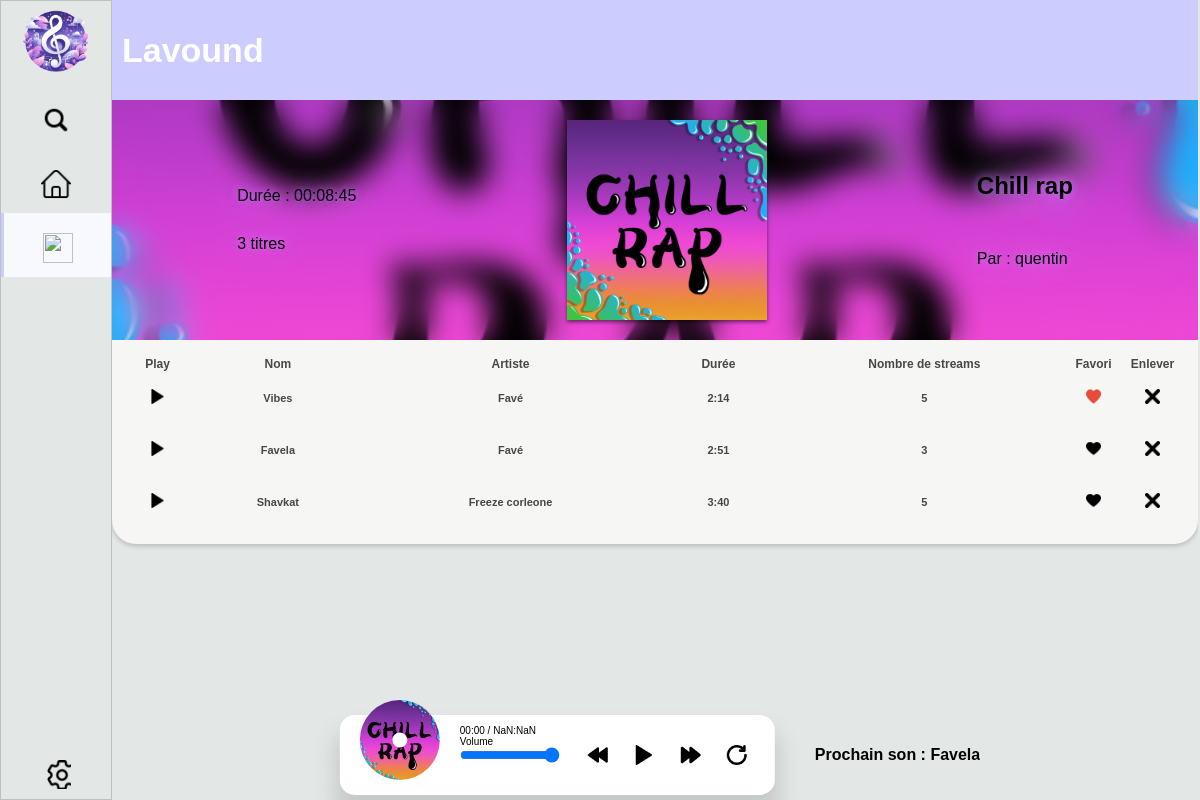
Before: /?action=playlist&id_playlist=1 (signed in) with the older database file.
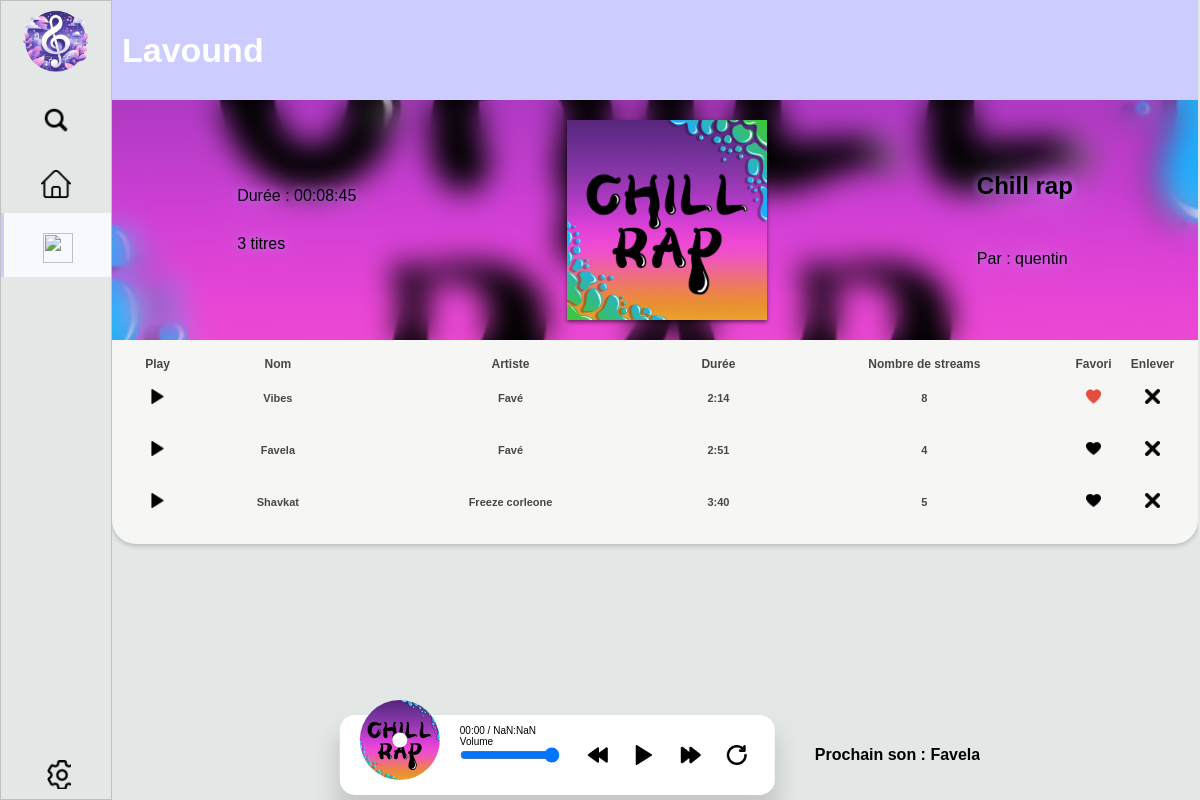
After: the same page with the newer database file.
### tables this page shows
CREATE TABLE MUSIQUE (
        id_musique INT PRIMARY KEY,
        nom_musique VARCHAR(255) NOT NULL,
        duree_musique TIME NOT NULL,
        son_musique VARCHAR(255) NOT NULL,
        nb_streams INT NOT NULL CHECK (nb_streams >= 0),
        id_album INT,
        FOREIGN KEY (id_album) REFERENCES ALBUM(id_album)
    );

### Classes/Modele/modele_bd/PlaylistPDO.php (called while the page is built, shortened)
<?php
class PlaylistPDO
{
    private $pdo;
    public function __construct(PDO $pdo)
    {
        $this->pdo = $pdo;
    }
    public function getPlaylistByIdPlaylist(int $id_playlist): ?Playlist
    {
        $requete_playlist = <<<EOF
        select id_playlist, nom_playlist, id_image, id_utilisateur from PLAYLIST where id_playlist = :id_playlist;
        EOF;
        try{
            $stmt = $this->pdo->prepare($requete_playlist);
            $stmt->bindParam("id_playlist", $id_playlist, PDO::PARAM_INT);
            $stmt->execute();
            $resultat = $stmt->fetch(PDO::FETCH_ASSOC);
            if ($resultat) {
                return new Playlist($resultat['id_playlist'], $resultat['nom_playlist'], $resultat['id_image'], $resultat['id_utilisateur']);
            } else {
                return null;
            }
        }
        catch (PDOException $e){
            var_dump($e->getMessage());
            return null;
        }
    }
    public function getMusiquesByIdPlaylist(int $id_playlist): array
    {
        $requete_musiques_playlist = <<<EOF
        select id_musique, nom_musique, duree_musique, son_musique, nb_streams, id_album from MUSIQUE natural join CONTENIR where id_playlist = :id_playlist;
        EOF;
        $les_musiques_playlist = array();
        try{
            $stmt = $this->pdo->prepare($requete_musiques_playlist);
            $stmt->bindParam("id_playlist", $id_playlist, PDO::PARAM_INT);
            $stmt->execute();
            $resultat = $stmt->fetchAll(PDO::FETCH_ASSOC);
            foreach ($resultat as $musique) {
                array_push($les_musiques_playlist, new Musique($musique['id_musique'], $musique['nom_musique'], $musique['duree_musique'], $musique['son_musique'], $musique['nb_streams'], $musique['id_album']));
            }
            return $les_musiques_playlist;
        }
        catch (PDOException $e){
            var_dump($e->getMessage());
            return $les_musiques_playlist;
        }
    }
}

### Classes/View/Template.php (called while the page is built, shortened)
<?php
final class Template
{
    private string $path;
    private string $layout;
    public function __construct(string $path)
    {
        $this->path = $path;
    }
    public function getPath(): string
    {
        return $this->path;
    }
    public function getLayout(): string
    {
        return $this->layout;
    }
    public function setLayout(string $layout): self
    {
        $this->layout = $layout;
        return $this;
    }
    public function compile(): string
    {
        require sprintf(
            '%s/%s.php',
            $this->getPath(),
            $this->getLayout()
        );
        return ob_get_clean();
    }
}

### Classes/Modele/modele_php/Playlist.php (called while the page is built, shortened)
<?php
class Playlist
{
    private $nom_playlist;
    public function __construct(int $id_playlist, string $nom_playlist, int $id_image, int $id_utilisateur)
    {
        $this->nom_playlist = $nom_playlist;
    }
    public function getNomPlaylist(): string
    {
        return $this->nom_playlist;
    }
}

### Classes/Modele/modele_php/Musique.php (called while the page is built, shortened)
<?php
class Musique
{
    private $id_musique;
    private $nom_musique;
    private $duree_musique;
    private $nb_streams;
    public function __construct(int $id_musique, string $nom_musique, string $duree_musique, string $son_musique, int $nb_streams, int $id_album)
    {
        $this->id_musique = $id_musique;
        $this->nom_musique = $nom_musique;
        $this->duree_musique = $duree_musique;
        $this->nb_streams = $nb_streams;
    }
    public function getIdMusique(): int
    {
        return $this->id_musique;
    }
    public function getNomMusique(): string
    {
        return $this->nom_musique;
    }
    public function getDureeMusique(): string
    {
        return $this->duree_musique;
    }
    public function getNbStreams(): int
    {
        return $this->nb_streams;
    }
}

### Classes/Modele/modele_bd/ArtistePDO.php (called while the page is built, shortened)
<?php
class ArtistePDO
{
    private $pdo;
    public function __construct(PDO $pdo)
    {
        $this->pdo = $pdo;
    }
    public function getArtisteByIdMusique(int $id_musique): ?Artiste
    {
        $requete_artiste = <<<EOF
        select id_artiste, nom_artiste, id_image from MUSIQUE natural join REALISER_PAR natural join ARTISTE where id_musique = :id_musique;
        EOF;
        try{
            $stmt = $this->pdo->prepare($requete_artiste);
            $stmt->bindParam("id_musique", $id_musique, PDO::PARAM_INT);
            $stmt->execute();
            $resultat = $stmt->fetch(PDO::FETCH_ASSOC);
            if ($resultat) {
                return new Artiste($resultat['id_artiste'], $resultat['nom_artiste'], $resultat['id_image']);
            } else {
                return null;
            }
        }
        catch (PDOException $e){
            var_dump($e->getMessage());
            return null;
        }
    }
}

### Classes/Modele/modele_php/Artiste.php (called while the page is built, shortened)
<?php
class Artiste
{
    private $nom_artiste;
    public function __construct(int $id_artiste, string $nom_artiste, int $id_image)
    {
        $this->nom_artiste = $nom_artiste;
    }
    public function getNomArtiste(): string
    {
        return $this->nom_artiste;
    }
}

### Classes/Modele/modele_bd/UtilisateurPDO.php (called while the page is built, shortened)
<?php
class UtilisateurPDO
{
    private $pdo;
    public function __construct(PDO $pdo)
    {
        $this->pdo = $pdo;
    }
    public function getUtilisateurByNomUtilisateur(string $nom_utilisateur): ?Utilisateur
    {
        $requete_utilisateur = <<<EOF
        select id_utilisateur, nom_utilisateur, mail_utilisateur, mdp, admin from UTILISATEUR where nom_utilisateur = :nom_utilisateur;
        EOF;
        try{
            $stmt = $this->pdo->prepare($requete_utilisateur);
            $stmt->bindParam("nom_utilisateur", $nom_utilisateur, PDO::PARAM_STR);
            $stmt->execute();
            $resultat = $stmt->fetch(PDO::FETCH_ASSOC);
            if ($resultat) {
                return new Utilisateur($resultat['id_utilisateur'], $resultat['nom_utilisateur'], $resultat['mail_utilisateur'], $resultat['mdp'], $resultat['admin']);
            } else {
                return null;
            }
        }
        catch (PDOException $e){
            var_dump($e->getMessage());
            return null;
        }
    }
}

### Classes/Modele/modele_php/Utilisateur.php (called while the page is built, shortened)
<?php
class Utilisateur
{
    private $id_utilisateur;
    public function __construct(int $id_utilisateur, string $nom_utilisateur, string $mail_utilisateur, string $mdp, string $admin)
    {
        $this->id_utilisateur = $id_utilisateur;
    }
    public function getIdUtilisateur(): int
    {
        return $this->id_utilisateur;
    }
}

### Classes/Modele/modele_bd/LikerPDO.php (called while the page is built, shortened)
<?php
class LikerPDO
{
    private $pdo;
    public function __construct(PDO $pdo)
    {
        $this->pdo = $pdo;
    }
    public function verifieMusiqueLiker(int $id_musique, int $id_utilisateur): bool
    {
        $requete_like = <<<EOF
        select * from LIKER where id_musique = :id_musique and id_utilisateur = :id_utilisateur;
        EOF;
        try{
            $stmt = $this->pdo->prepare($requete_like);
            $stmt->bindParam("id_musique", $id_musique, PDO::PARAM_INT);
            $stmt->bindParam("id_utilisateur", $id_utilisateur, PDO::PARAM_INT);
            $stmt->execute();
            $like = $stmt->fetch();
            return $like != null;
        }
        catch (PDOException $e){
            var_dump($e->getMessage());
            return false;
        }
    }
}

### templates/playlist.php (the view, shortened to what the changed rows need)
<?php
$pdo = new PDO('sqlite:Data/sae_php.db');
$pdo->setAttribute(PDO::ATTR_ERRMODE, PDO::ERRMODE_EXCEPTION);
$playlistPDO = new PlaylistPDO($pdo);
$utilisateurPDO = new UtilisateurPDO($pdo);
$artistePDO = new ArtistePDO($pdo);
$likerPDO = new LikerPDO($pdo);
$id_playlist = intval($_GET['id_playlist']);
$playlist = $playlistPDO->getPlaylistByIdPlaylist($id_playlist);
$musiques_playlist = $playlistPDO->getMusiquesByIdPlaylist($id_playlist);
$nom_utilisateur_connecte = "pas connecté";
if (isset($_SESSION["username"])) {
    $nom_utilisateur_connecte = $_SESSION["username"];
}
else{
    header('Location: ?action=connexion_inscription');
    exit();
}
$utilisateur_connecte = $utilisateurPDO->getUtilisateurByNomUtilisateur($nom_utilisateur_connecte);
?>
<!DOCTYPE html>
<html lang="fr">
<head>
    <link rel="stylesheet" href="../static/style/son.css">
    <link rel="stylesheet" href="../static/style/playlist.css">
</head>
<body ng-app="app">
	<section class='global-wrapper' ng-controller="ctrl">
		<main id="main">
        <header>
            <h2>Lavound</h2>
        </header>
            <div class="center-part">
            <div class="sticky">
                <div class="top">
                    <div class="art">
                        <h2 class="nomart"><?php echo $playlist->getNomPlaylist(); ?></h2>
                    </div>
            </div>
            </div>
            <div class='main-table-container'>
                <div>
                  <table>
                    <tbody>
                        <tr>
                            <th>Play</th>
                            <th>Nom</th>
                            <th>Artiste</th>
                            <th>Durée</th>
                            <th>Nombre de streams</th>
                            <th>Favori</th>
                            <th>Enlever</th>
                        </tr>
                        <?php foreach($musiques_playlist as $musique_playlist):
                        $artiste_musique = $artistePDO->getArtisteByIdMusique($musique_playlist->getIdMusique());
                        ?>
                            <tr>
                                <td class="first"><div class='icon-text'><button class="play"><img src="../static/images/play.png" alt="" width="15" height="15"></button></div></td>
                                <td><?php echo $musique_playlist->getNomMusique(); ?></td>
                                <td><?php echo $artiste_musique->getNomArtiste(); ?></td>
                                <td><?php echo $musique_playlist->getDureeMusique(); ?></td>
                                <td id="nbStreamsMusique-<?php echo $musique_playlist->getIdMusique(); ?>"><?php echo $musique_playlist->getNbStreams(); ?></td>
                                <?php if (!isset($utilisateur_connecte)): ?>
                                    <td class="first"><div class='icon-text'><button id="buttonfav" class="play background" value="<?php echo $musique_playlist->getIdMusique(); ?>"><img class="fav" src="../static/images/fav_noir.png" alt="" width="15" height="15"></button></div></td>
                                <?php else:
                                    $isLiked = $likerPDO->verifieMusiqueLiker($musique_playlist->getIdMusique(), $utilisateur_connecte->getIdUtilisateur()); ?>
                                    <td class="first"><div class='icon-text'><button id="buttonfav" class="play <?php echo $isLiked ? 'background' : ''; ?>" value="<?php echo $musique_playlist->getIdMusique(); ?>"><img class="fav" src="../static/images/<?php echo $isLiked ? "fav_rouge.png" : "fav_noir.png"; ?>" alt="" width="15" height="15"></button></div></td>
                                <?php endif; ?>
                                <td class="first"><div class='icon-text'><a href="/?action=supprimer_musique_playlist&id_musique=<?php echo $musique_playlist->getIdMusique(); ?>&id_playlist=<?php echo $id_playlist; ?>"><button class="play" ><img src="../static/images/croix.png" alt="" width="15" height="15"></button></a></div></td>
                            </tr>
                        <?php endforeach; ?>
                    </tbody>
                  </table>
                </div>
              </div>
		</main>
	</section>
</body>
</html>

Changed rows visible on the page:
changed musique "Vibes": nb_streams "5" → "8"
changed musique "Favela": nb_streams "3" → "4"
